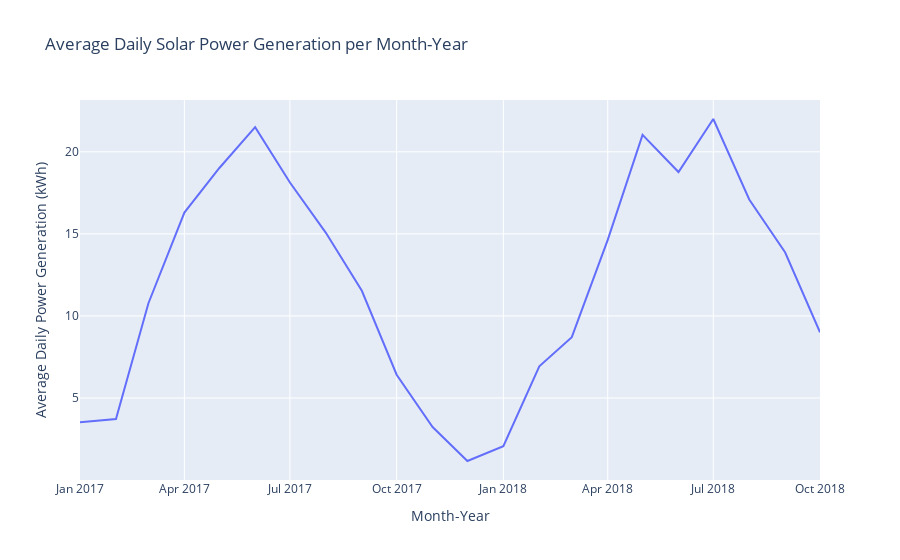

Here is the notebook cell this chart was saved with:
### Code cell
import plotly.express as px

# Group by period and calculate the mean of day_power
monthly_avg_day_power = solar_data.groupby('period')['day_power'].mean().reset_index()

# Convert period to string for plotting
monthly_avg_day_power['period'] = monthly_avg_day_power['period'].astype(str)

# Plot the time series using plotly
fig = px.line(monthly_avg_day_power, x='period', y='day_power', title='Average Daily Solar Power Generation per Month-Year',
              labels={'period': 'Month-Year', 'day_power': 'Average Daily Power Generation (kWh)'})

fig.show()

### Figure 1 — Plotly figure (JSON) as saved in the notebook; plotly's stock layout.template omitted (floating-point values rounded to 4 significant figures)
{"data": [{"hovertemplate": "Month-Year=%{x}<br>Average Daily Power Generation (kWh)=%{y}<extra></extra>", "legendgroup": "", "line": {"color": "#636efa", "dash": "solid"}, "marker": {"symbol": "circle"}, "mode": "lines", "name": "", "orientation": "v", "showlegend": false, "type": "scatter", "x": ["2017-01", "2017-02", "2017-03", "2017-04", "2017-05", "2017-06", "2017-07", "2017-08", "2017-09", "2017-10", "2017-11", "2017-12", "2018-01", "2018-02", "2018-03", "2018-04", "2018-05", "2018-06", "2018-07", "2018-08", "2018-09", "2018-10"], "xaxis": "x", "y": [3.519, 3.714, 10.77, 16.3, 19, 21.5, 18.13, 15.06, 11.53, 6.419, 3.233, 1.161, 2.065, 6.929, 8.71, 14.63, 21.03, 18.77, 22, 17.1, 13.87, 9], "yaxis": "y"}], "layout": {"legend": {"tracegroupgap": 0}, "title": {"text": "Average Daily Solar Power Generation per Month-Year"}, "xaxis": {"anchor": "y", "domain": [0, 1], "title": {"text": "Month-Year"}}, "yaxis": {"anchor": "x", "domain": [0, 1], "title": {"text": "Average Daily Power Generation (kWh)"}}}}
